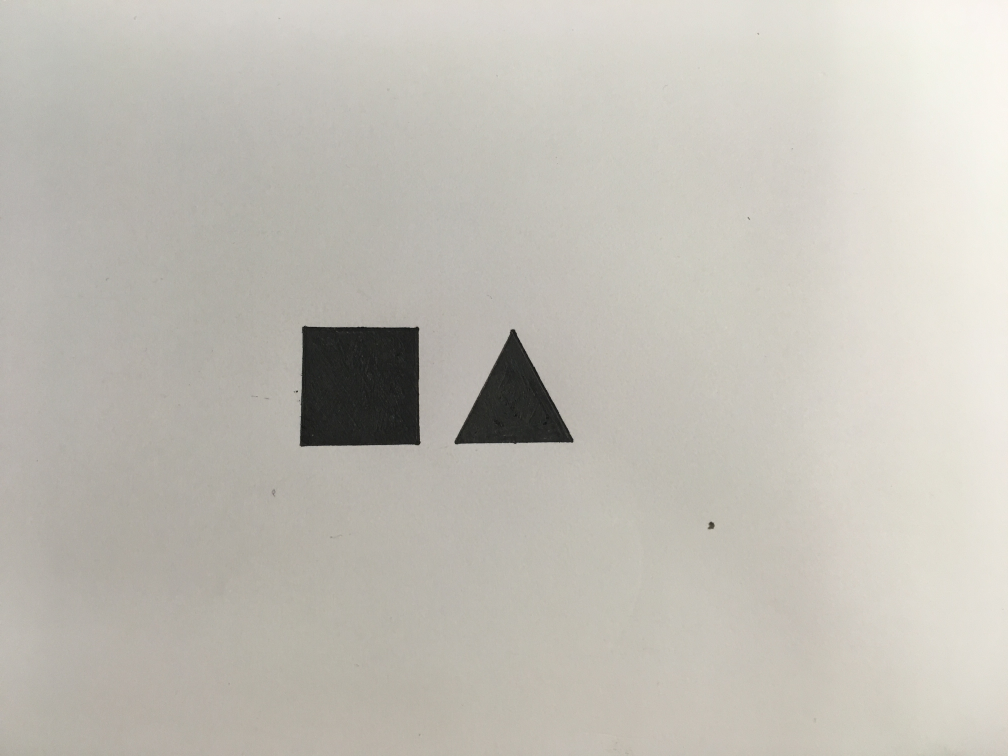
#> input picture recognition/sample_5.jpg, 4032 x 3024 px (shown at 1/4 size)
$ python recognition.py   (older library calls are emulated)
#> lines starting #> are read from the running program, lines starting #| are printed output that depends on the picture; after the words box and inside, x2 and y2 are one past the last pixel; in counts of white or black regions, pixels touching at a corner belong together
import numpy as np
import cv2

img = cv2.imread('sample_5.jpg')
#> img is the input picture: shape (3024, 4032, 3); mean B, G, R 182, 190, 193.4
img =cv2.resize(img,(800,600),interpolation=cv2.INTER_CUBIC)
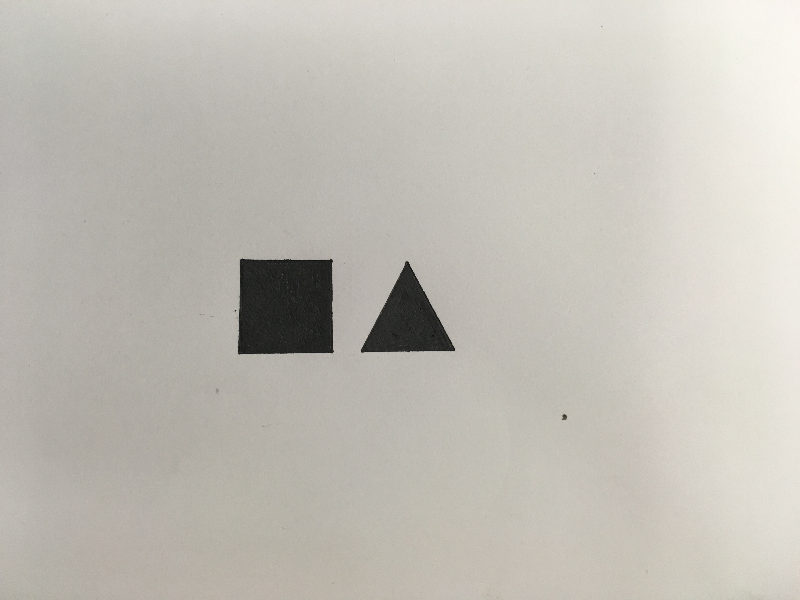
#> img: shape (600, 800, 3); mean B, G, R 182, 190, 193.4
gray = cv2.cvtColor(img, cv2.COLOR_BGR2GRAY)
# blur = cv2.blur(gray,(0, 0));
# cv2.imshow('blur',gray)
ret,thresh = cv2.threshold(gray,127,255,1)
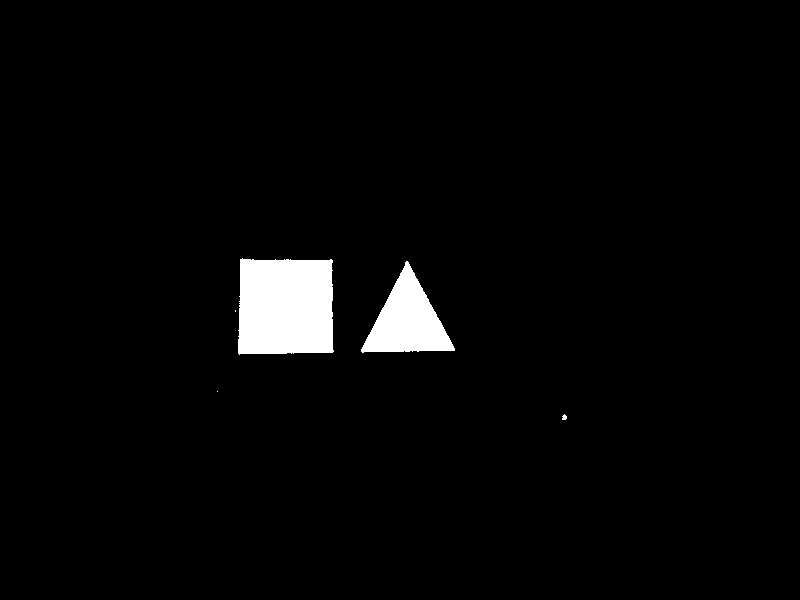
#> thresh: shape (600, 800); 2.7% white; 5 white regions (2 under 20 px)
# cv2.imshow('ret',thresh)
_,contours,h = cv2.findContours(thresh,cv2.RETR_EXTERNAL,cv2.CHAIN_APPROX_SIMPLE)
#> contours = 5 contours, 3 with area under 20; largest, box (x1, y1, x2, y2) and area: (238, 258, 334, 355) 8570, (361, 261, 455, 353) 4260; h = [[1, -1, -1, -1], [2, 0, -1, -1], [3, 1, -1, -1], [4, 2, -1, -1], [-1, 3, -1, -1]]
# cv2.drawContours(img,contours,-1,(0,255,255),3)
# cv2.imshow('cnt',img)

figure = []

for cnt in contours:
	# print (cnt)
	approx = cv2.approxPolyDP(cnt,0.05*cv2.arcLength(cnt,True),True)
	r = len(approx)
	# print (approx)
	if len(approx)==5:
		print ("pentagon")
		cv2.drawContours(img,[cnt],0,255,2)
	elif len(approx)==3:
		print ("triangle")
		cv2.drawContours(img,[cnt],0,(0,255,0),2)
		figure = figure + [approx]
	elif len(approx)==4:
		print ("square")
		figure = figure + [approx]
		cv2.drawContours(img,[cnt],0,(0,0,255),2)
	elif len(approx) == 9:
		print ("half-circle")
		cv2.drawContours(img,[cnt],0,(255,255,0),2)
	elif len(approx) > 15:
		print ("circle")
		cv2.drawContours(img,[cnt],0,(0,255,255),2)
#> this loop made 5 passes
#> (approx, r) on passes 2, 3, 5: ([[217, 391]], 1), ([[235, 310], [235, 311]], 2), ([[240, 259], [238, 353], [332, 352], [332, 260]], 4)
#> (r, figure) on pass 4: (3, [[[406, 261], [361, 351], [454, 350]]])
#| triangle
#| square
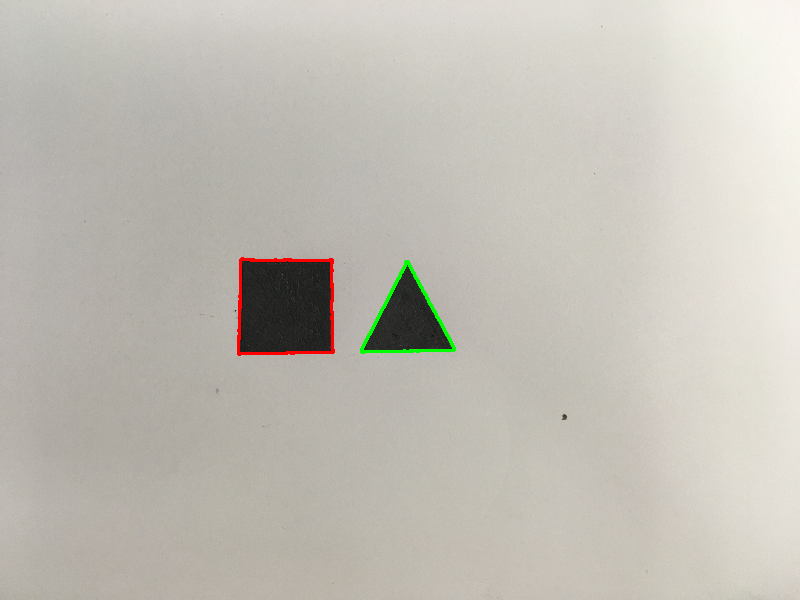
#> img: shape (600, 800, 3); 0.46% of pixels changed, all inside (x1, y1, x2, y2) = (237, 257, 456, 356)

print (figure[0])
#| [[[406 261]]
#|  [[361 351]]
#|  [[454 350]]]
print (figure[1])
#| [[[240 259]]
#|  [[238 353]]
#|  [[332 352]]
#|  [[332 260]]]

cv2.imshow('img',img)
cv2.waitKey(0)
cv2.destroyAllWindows()

$ run again, with recognition/sample_1.jpg copied over recognition/sample_5.jpg
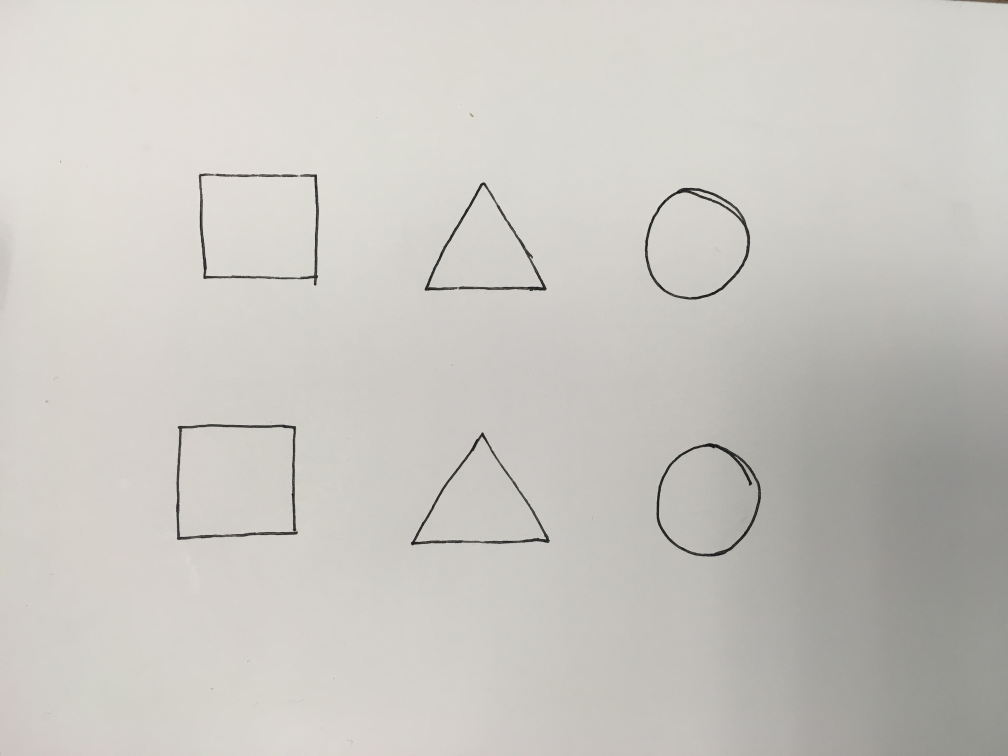
#> input picture recognition/sample_1.jpg, 4032 x 3024 px (shown at 1/4 size)
#> img is the input picture: shape (3024, 4032, 3); mean B, G, R 194.2, 199.6, 201.7
#> `ret,thresh = cv2.threshold(gray,127,255,1)`:
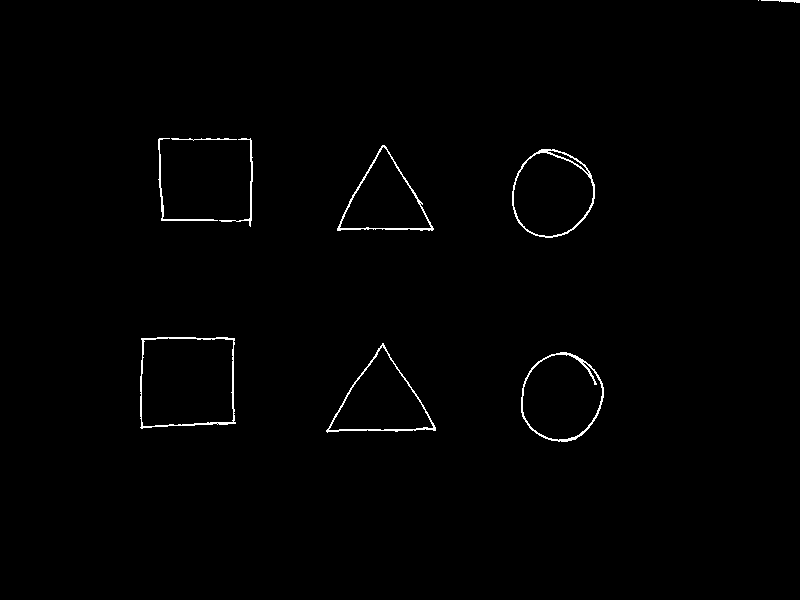
#> thresh: shape (600, 800); 0.79% white in thin lines or dots, all inside (x1, y1, x2, y2) = (140, 0, 800, 442)
#> contours = 10 contours, 1 with area under 20; largest, box (x1, y1, x2, y2) and area: (140, 337, 236, 429) 8082, (521, 352, 604, 442) 5628, (512, 149, 595, 238) 5615, (326, 343, 436, 433) 4936, (337, 145, 434, 231) 4328; h = [[1, -1, -1, -1], [2, 0, -1, -1], [3, 1, -1, -1], [4, 2, -1, -1], [5, 3, -1, -1], [6, 4, -1, -1], [7, 5, -1, -1], [8, 6, -1, -1], [9, 7, -1, -1], [-1, 8, -1, -1]]
#> the loop `for cnt in contours:` made 10 passes
#> (approx, r) on passes 3 to 10: ([[141, 338], [141, 428], [235, 423], [234, 338]], 4), ([[541, 149], [512, 205], [552, 237], [594, 184]], 4), ([[382, 145], [337, 230], [432, 230]], 3), ([[241, 138], [250, 217], [219, 220], [250, 226]], 4), ([[171, 138], [236, 139]], 2), ([[159, 138], [161, 220], [217, 220], [162, 218]], 4), ([[761, 0], [799, 2]], 2), ([[758, 0]], 1)
#> (printed output is left out)
#> after the loop `for cnt in contours:`:
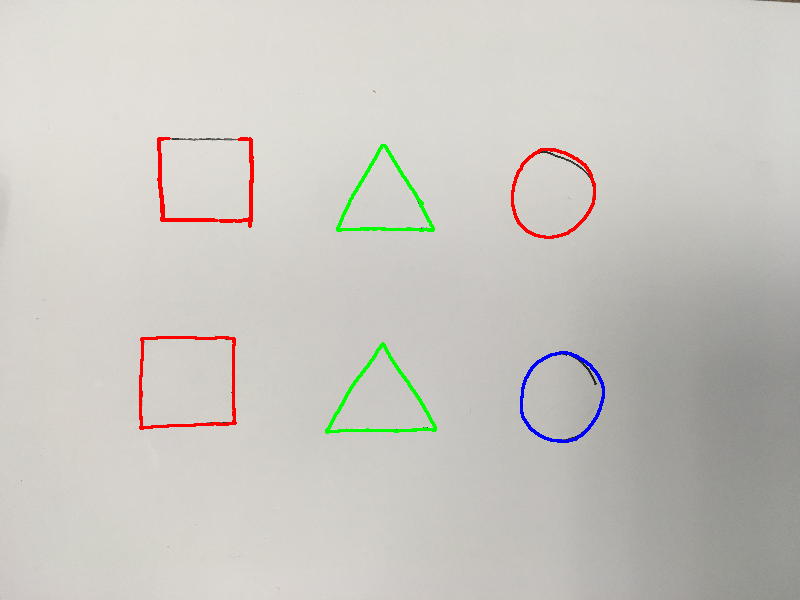
#> img: shape (600, 800, 3); mean B, G, R 193.2, 199.1, 201.8
#| [[[435 427]]
#|  [[382 343]]
#|  [[326 431]]]
#| [[[141 338]]
#|  [[141 428]]
#|  [[235 423]]
#|  [[234 338]]]

$ run again, with recognition/sample_2.jpg copied over recognition/sample_5.jpg
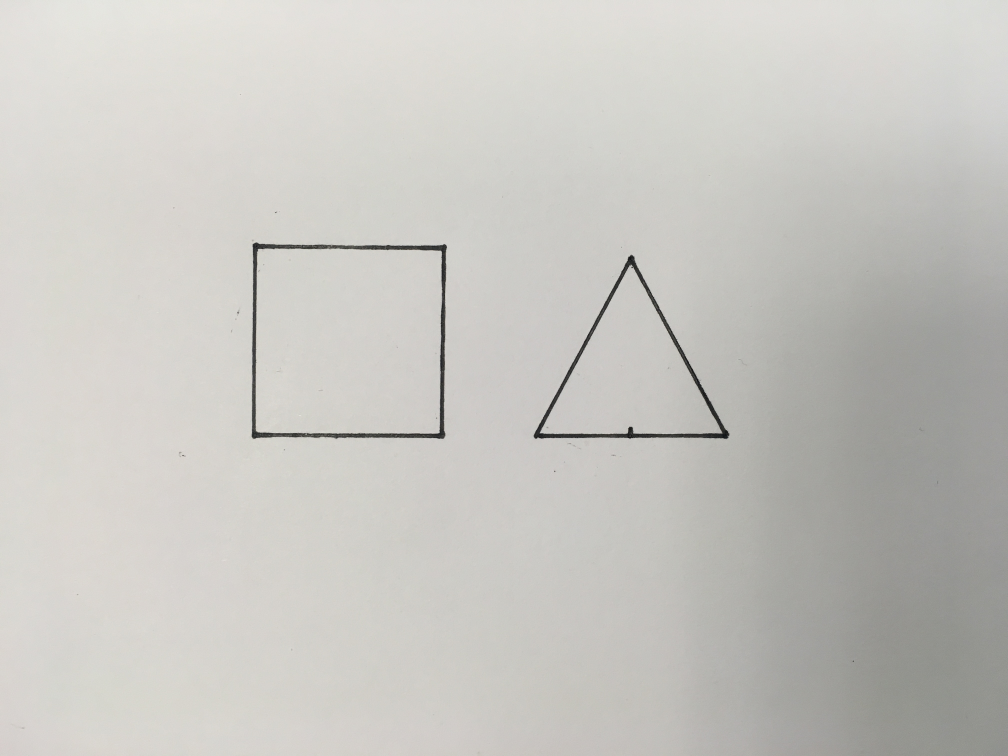
#> input picture recognition/sample_2.jpg, 4032 x 3024 px (shown at 1/4 size)
#> img is the input picture: shape (3024, 4032, 3); mean B, G, R 193.9, 198.6, 200
#> `ret,thresh = cv2.threshold(gray,127,255,1)`:
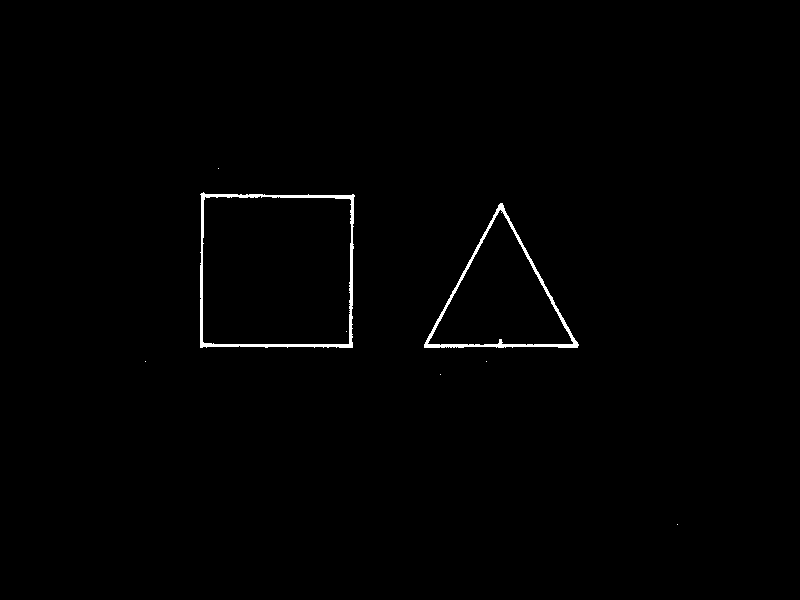
#> thresh: shape (600, 800); 0.71% white; 8 white regions (6 under 20 px)
#> contours = 7 contours, 5 with area under 20; largest, box (x1, y1, x2, y2) and area: (200, 192, 355, 348) 22982, (424, 203, 579, 348) 11144; h = [[1, -1, -1, -1], [2, 0, -1, -1], [3, 1, -1, -1], [4, 2, -1, -1], [5, 3, -1, -1], [6, 4, -1, -1], [-1, 5, -1, -1]]
#> the loop `for cnt in contours:` made 7 passes
#> (approx, r) on passes 1, 2, 3, 4, 6, 7: ([[677, 524]], 1), ([[440, 374]], 1), ([[486, 361]], 1), ([[145, 361]], 1), ([[201, 193], [200, 347], [352, 347], [354, 195]], 4), ([[218, 168]], 1)
#> (printed output is left out)
#> after the loop `for cnt in contours:`:
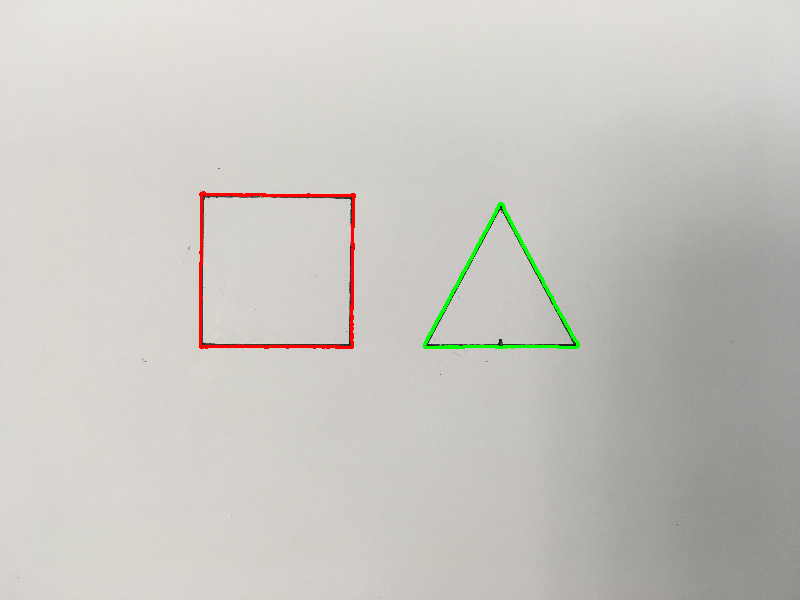
#> img: shape (600, 800, 3); mean B, G, R 193.2, 198.7, 200.2
#| [[[500 203]]
#|  [[424 347]]
#|  [[577 347]]]
#| [[[201 193]]
#|  [[200 347]]
#|  [[352 347]]
#|  [[354 195]]]
